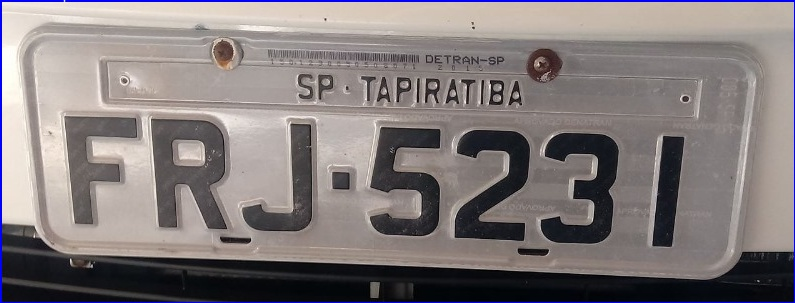
#> input picture demo.jpg, 795 x 303 px
$ python filter.py
#> lines starting #> are read from the running program, lines starting #| are printed output that depends on the picture
#> in main, img is the input picture: PIL image 795x303 RGB; mean R, G, B 130.1, 122.6, 123.1
from PIL import Image
import numpy as np
import matplotlib.pyplot as plt

def resize_image(image, new_width, new_height):
    # Create an empty image
#> called with new_width = 2000, new_height = 2000
    resized_image = Image.new("RGB", (new_width, new_height))
#> resized_image: PIL image 2000x2000 RGB; every value is 0

    # Get original dimensions
    orig_width, orig_height = image.size
#> orig_width = 795; orig_height = 303

    # Calculate width and height factors
    n_width_factor = orig_width / new_width
#> n_width_factor = 0.398
    n_height_factor = orig_height / new_height
#> n_height_factor = 0.151

    for x in range(new_width):
        for y in range(new_height):
            # Find the coordinates in the original image
            fr_x = int(x * n_width_factor)
            fr_y = int(y * n_height_factor)
            cx = min(fr_x + 1, orig_width - 1)
            cy = min(fr_y + 1, orig_height - 1)

            # Calculate the interpolation factors
            fx = x * n_width_factor - fr_x
            fy = y * n_height_factor - fr_y
            nx = 1.0 - fx
            ny = 1.0 - fy

            # Get the pixel colors
            color1 = np.array(image.getpixel((fr_x, fr_y)))
            color2 = np.array(image.getpixel((cx, fr_y)))
            color3 = np.array(image.getpixel((fr_x, cy)))
            color4 = np.array(image.getpixel((cx, cy)))

            # Interpolate colors
            blue = (nx * color1[2] + fx * color2[2]) * ny + (ny * (nx * color1[2] + fx * color2[2]) + fy * (nx * color3[2] + fx * color4[2]))
            green = (nx * color1[1] + fx * color2[1]) * ny + (ny * (nx * color1[1] + fx * color2[1]) + fy * (nx * color3[1] + fx * color4[1]))
            red = (nx * color1[0] + fx * color2[0]) * ny + (ny * (nx * color1[0] + fx * color2[0]) + fy * (nx * color3[0] + fx * color4[0]))

            resized_image.putpixel((x, y), (int(red), int(green), int(blue)))
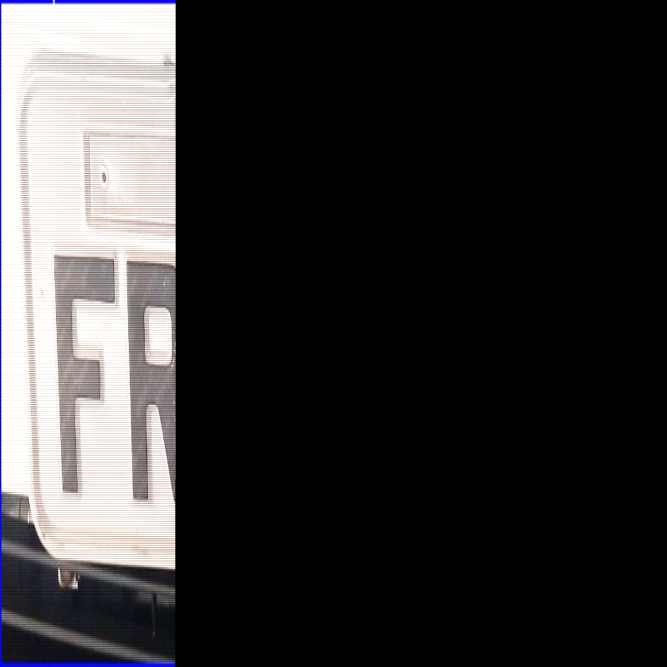
#> resized_image: PIL image 2000x2000 RGB (shown at 1/3 size); mean R, G, B 50.8, 49.5, 50.2

    # Apply grayscale and noise removal
    resized_image = set_grayscale(resized_image)
    resized_image = remove_noise(resized_image)

    return resized_image

def set_grayscale(image):
    return image.convert("L").convert("RGB")

def remove_noise(image):
    width, height = image.size
    noisy_image = Image.new("RGB", (width, height))

    for x in range(width):
        for y in range(height):
            pixel = image.getpixel((x, y))
            if pixel[0] < 162 and pixel[1] < 162 and pixel[2] < 162:
                noisy_image.putpixel((x, y), (0, 0, 0))  # Black
            elif pixel[0] > 162 and pixel[1] > 162 and pixel[2] > 162:
                noisy_image.putpixel((x, y), (255, 255, 255))  # White
            else:
                noisy_image.putpixel((x, y), pixel)  # Retain original color

    return noisy_image

def save_with_dpi(image, filename, dpi=(300, 300)):
    image.save(filename, dpi=dpi)

def main(image_path):
    # Load the image
    img = Image.open(image_path)

    # Resize parameters
    new_width, new_height = 2000, 2000  # You can adjust the size as needed

    # Process the image
    processed_image = resize_image(img, new_width, new_height)

     # Save the processed image with 300 DPI
    save_with_dpi(processed_image, 'processed_image_300dpi.jpg')

    # Show the original and processed images
    plt.figure(figsize=(10, 5))
    plt.subplot(1, 2, 1)
    plt.title("Original Image")
    plt.imshow(img)
    plt.axis('off')

    plt.subplot(1, 2, 2)
    plt.title("Processed Image")
    plt.imshow(processed_image)
    plt.axis('off')

    plt.show()

if __name__ == "__main__":
    # Change 'demo_image.jpg' to the path of your demo image
#> (the run stopped early here; a loop or call above may not have finished)
